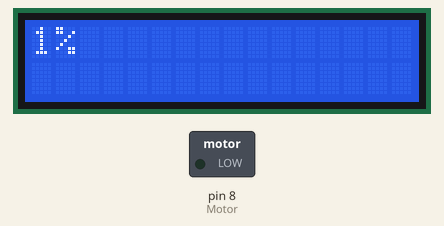
Recording of a sketch running on a simulated Arduino Uno, built with avr-gcc and run on an emulated ATmega328P. On the bench: 16×2 character LCD, switched loads named in the sketch (green lamp = pin HIGH).

Above: at 0.15 s.
At 9.12 s:
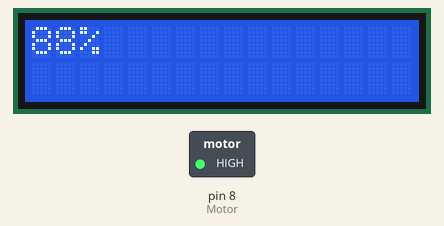
At 18.09 s:
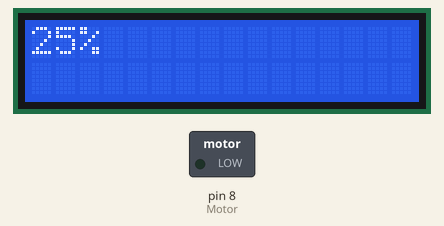
At 36.02 s:
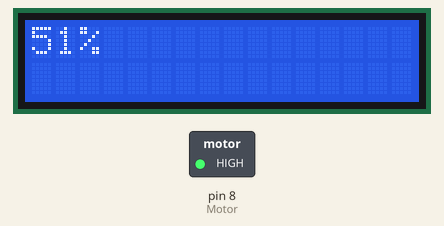
Timing chart, 0 to 37.6 s (numbered marks = the images above):
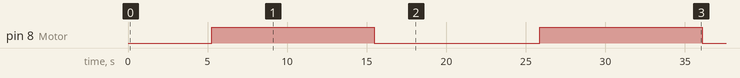

Measured:
- by itself, pin 8 (Motor): alternates HIGH for 10.2 s and LOW for 10.4 s

The sketch:

Atividade8S_SE_.ino
```cpp
#include <LiquidCrystal.h>
LiquidCrystal lcd(12, 11, 5, 4, 3, 2);
const int Motor = 8;

unsigned long tempo = 0;

int ValorMotor = 0;
int pwm = 0;
bool subida = true;

void setup(){
  lcd.begin(16, 2);
  pinMode(Motor, OUTPUT);
}

void loop() {
  if(millis() - tempo > 100){
    if(subida){
      ValorMotor++;
    }else{
      ValorMotor--;
    }
    if(ValorMotor%100 == 0){
      subida = !subida;
    }
    pwm = map(ValorMotor, 0, 100, 0, 255);
    analogWrite(Motor, pwm);

    lcd.clear();
    lcd.setCursor(0,0);
    lcd.print(ValorMotor);
    lcd.print("%");

    tempo = millis();
  }
}
```
